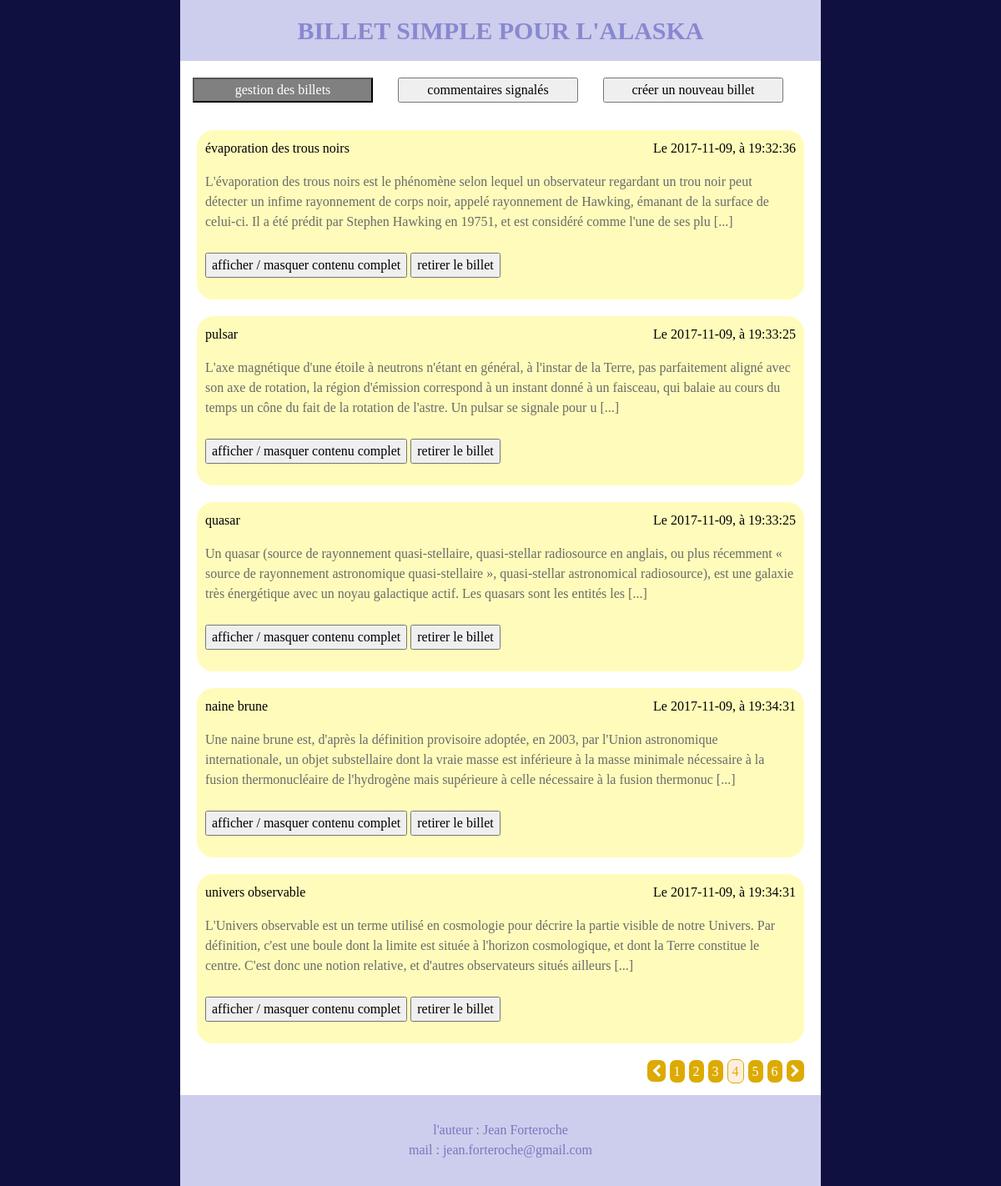
Page /index.php?page=4 (signed in) on the committed database.
### tables this page shows
CREATE TABLE `Post` (
  `title` varchar(100) NOT NULL,
  `dateTimePub` datetime NOT NULL DEFAULT CURRENT_TIMESTAMP COMMENT 'date et heure de publication, possible preparer a l''avance',
  `dateTimeExp` datetime DEFAULT NULL COMMENT 'date et heure d''expiration, par defaut null : n''expire pas',
  `content` text NOT NULL,
  `removed` tinyint(1) NOT NULL DEFAULT '0'
);

### controler/adminControler.php (called while the page is built, shortened)
<?php
    require_once('model/Post.php');
?>
<?php
    class AdminControler
    {
        private $_adminPostManager;
        public function __construct()
        {
            $this->_adminPostManager = new PostManager();
        }
        public function postsManagment()
        {
            try
            {
                $indiceBegining = 5 * ((int) strip_tags($_GET['page']) - 1);
                $postsPerPages = 5;
                $indexPost = $indiceBegining;
                $postsLeft = $postsPerPages;
                $allPosts = $this->_adminPostManager->getAllPostsExceptExpiry();
                $page = 1+ceil($indiceBegining / $postsPerPages);
                if ($indiceBegining >= count($allPosts))
                {
                    $pageDeleteRedirection = $page - 1;
                    echo '<script type="text/javascript">alert("' . $indiceBegining . ' =? ' . count($allPosts) . ', pageDeleteRedirection : ' . $pageDeleteRedirection . '")</script>';
                }
                else
                {
                    $pageDeleteRedirection = $page;
                }
                require_once $_SERVER['DOCUMENT_ROOT'] . '/view/adminHeaderMenuView.php';
                require_once $_SERVER['DOCUMENT_ROOT'] . '/view/postsManagmentView.php';
                require_once $_SERVER['DOCUMENT_ROOT'] . '/view/template.php';
            }
            catch (Exception $e)
            {
                echo '<p>erreur : ' . $e->getMessage() ; '</p>';
            }
        }
    }

### model/Model.php (called while the page is built, shortened)
<?php
    class Model
    {
        public function __construct()
        {
            $this->_DB = new PDO('mysql:host=localhost:8889;dbname=ecrivain;charset=utf8', 'root', 'root', array(PDO::ATTR_ERRMODE => PDO::ERRMODE_EXCEPTION));
        }
    }

### model/Post.php (called while the page is built, shortened)
<?php
    require_once 'Model.php';
    class PostManager extends Model
    {
        public function getAllPostsExceptExpiry()
        {
            $allPosts = [];
            $query = $this->_DB->query('SELECT title, dateTimePub, dateTimeExp, content, removed FROM Post ORDER BY dateTimePub');
            $i = 0;
            while($onePostFromSQL = $query->fetch(PDO::FETCH_ASSOC))
            {
                if ((! $onePostFromSQL['removed']) && (date('d/m/Y H:i:s') < $onePostFromSQL['dateTimeExp'] || $onePostFromSQL['dateTimeExp'] == NULL))
                {
                    $allPosts[$i]['title'] = $onePostFromSQL['title'];
                    $allPosts[$i]['titleForLink'] = str_replace(' ', '_', $onePostFromSQL['title']);
                    $allPosts[$i]['dateTime'] = str_replace(' ', ', à ', $onePostFromSQL['dateTimePub']);
                    $allPosts[$i]['content'] = $onePostFromSQL['content'];
                    $allPosts[$i]['contentBegin'] = mb_substr($onePostFromSQL['content'], 0, 300);
                    $i++;
                }
            }
            return $allPosts;
        }
    }

### index.php (called while the page is built, shortened)
<?php
    try
    {
        require_once('controler/adminControler.php');
    }
    catch (Exception $e)
    {
        echo '<p>erreur : ' . $e->getMessage() ; '</p>';
    }
    $rooter = new Rooter();
    $rooter->root();

### view/postsManagmentView.php (the view, shortened to what this page needs)
    <?php
        while ($postsLeft>0 AND $indexPost<count($allPosts))
        {
    ?>
            <article class="col-xxl-6 col-xl-12 col-sm-12">
                <div class="bulle" href="../index.php?title=<?= $allPosts[$indexPost]['titleForLink'] ?>&amp;action=onePost">
                    <p>
                        <?= $allPosts[$indexPost]['title'] ?><span class="float-right">Le <?= $allPosts[$indexPost]['dateTime'] ?></span>
                    </p>
                    <p class="dernier">
                        <?= $allPosts[$indexPost]['contentBegin'] ?> [...]
                    </p>
                    <p>
                        <button onclick="hideOrShow('<?= $allPosts[$indexPost]['title'] ?>')">afficher / masquer contenu complet</button>
                        <button onclick="deletePost('<?= $allPosts[$indexPost]['title'] ?>', <?= $pageDeleteRedirection ?>)">retirer le billet</button>
                    </p>
                </div>
            </article>
    <?php
            $postsLeft--;
            $indexPost++;
        }
    ?>
    <article class="col-xxl-12 col-xl-12 col-sm-12 navPages">
        <p>
        <?php
            if ($page > 1)
            {
                echo '<a class="fa fa-chevron-left" href="index.php?page=' . ($page-1) . '"></a>';
            }
            if ($page > 3)
            {
                echo '<a href="index.php?page=1">1</a>';
            }
            for ($j=($page-2) ; $j<($page+3) ; $j++)
            {
                if ($j>0 AND $j==$page)
                {
                    echo '<span class="pageActuelle">' . $j . '</span>';
                }
                elseif ($j>0 AND ($postsPerPages*($j-1))<count($allPosts))
                {
                    echo '<a href="index.php?page=' . $j . '">' . $j . '</a>';
                }
            }
            if ($indexPost < count($allPosts))
            {
                echo '<a href="index.php?page=' . ($page+1) . '" class="fa fa-chevron-right"></a>';
            }
        ?>
        </p>
    </article>
</section>

### view/myChanges.css (style rules this page uses)
.navPages { text-align : right; color : #da0; }
.navPages > p > * { color : white; background : #da0; padding : 5px; border-radius : 7px; margin-right : 5px; }
.pageActuelle { background : #fed !important; border : 1px solid #da0; color : #da0 !important; }
.dernier { margin-bottom : 25px; color : #6a6a6a; }
.bulle { display : block; margin :5px; margin-top : 0px; margin-bottom : 20px; border-radius : 20px; padding : 10px; background : #fffcbb; color : black; }
body { font-family : "Times New Roman"; background : #101040; }

### rows in the picture
post: title "pulsar", dateTime "2017-11-09, à 19:33:25", contentBegin "L'axe magnétique d'une étoile à neutrons n'étant en général, à l'instar de la Terre, pas parfaitement aligné avec son axe de rotation, la région d'émission correspond à un instant donné à un faisceau, qui balaie au cours du temps un cône du fait de la rotation de l'astre. Un pulsar se signale pour u"
post: title "quasar", dateTime "2017-11-09, à 19:33:25", contentBegin "Un quasar (source de rayonnement quasi-stellaire, quasi-stellar radiosource en anglais, ou plus récemment « source de rayonnement astronomique quasi-stellaire », quasi-stellar astronomical radiosource), est une galaxie très énergétique avec un noyau galactique actif. Les quasars sont les entités les"

### other values in the picture
$allPosts[$indexPost]['title'] "évaporation des trous noirs"
$allPosts[$indexPost]['dateTime'] "2017-11-09, à 19:32:36"
$allPosts[$indexPost]['title'] "naine brune"
$allPosts[$indexPost]['dateTime'] "2017-11-09, à 19:34:31"
$allPosts[$indexPost]['title'] "univers observable"
